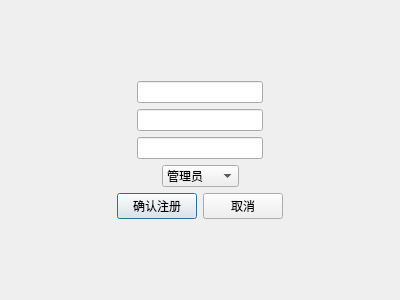
<?xml version="1.0" encoding="UTF-8"?>
<ui version="4.0">
 <class>RegisterDialog</class>
 <widget class="QDialog" name="RegisterDialog">
  <property name="geometry">
   <rect>
    <x>0</x>
    <y>0</y>
    <width>400</width>
    <height>300</height>
   </rect>
  </property>
  <property name="windowTitle">
   <string>Dialog</string>
  </property>
  <layout class="QVBoxLayout" name="verticalLayout_2">
   <item>
    <layout class="QVBoxLayout" name="verticalLayout">
     <item>
      <spacer name="verticalSpacer">
       <property name="orientation">
        <enum>Qt::Orientation::Vertical</enum>
       </property>
       <property name="sizeHint" stdset="0">
        <size>
         <width>20</width>
         <height>40</height>
        </size>
       </property>
      </spacer>
     </item>
     <item>
      <layout class="QHBoxLayout" name="horizontalLayout">
       <item>
        <spacer name="horizontalSpacer">
         <property name="orientation">
          <enum>Qt::Orientation::Horizontal</enum>
         </property>
         <property name="sizeHint" stdset="0">
          <size>
           <width>40</width>
           <height>20</height>
          </size>
         </property>
        </spacer>
       </item>
       <item>
        <widget class="QLineEdit" name="regUser"/>
       </item>
       <item>
        <spacer name="horizontalSpacer_2">
         <property name="orientation">
          <enum>Qt::Orientation::Horizontal</enum>
         </property>
         <property name="sizeHint" stdset="0">
          <size>
           <width>40</width>
           <height>20</height>
          </size>
         </property>
        </spacer>
       </item>
      </layout>
     </item>
     <item>
      <layout class="QHBoxLayout" name="horizontalLayout_2">
       <item>
        <spacer name="horizontalSpacer_3">
         <property name="orientation">
          <enum>Qt::Orientation::Horizontal</enum>
         </property>
         <property name="sizeHint" stdset="0">
          <size>
           <width>40</width>
           <height>20</height>
          </size>
         </property>
        </spacer>
       </item>
       <item>
        <widget class="QLineEdit" name="regPwd">
         <property name="echoMode">
          <enum>QLineEdit::EchoMode::Password</enum>
         </property>
        </widget>
       </item>
       <item>
        <spacer name="horizontalSpacer_4">
         <property name="orientation">
          <enum>Qt::Orientation::Horizontal</enum>
         </property>
         <property name="sizeHint" stdset="0">
          <size>
           <width>40</width>
           <height>20</height>
          </size>
         </property>
        </spacer>
       </item>
      </layout>
     </item>
     <item>
      <layout class="QHBoxLayout" name="horizontalLayout_3">
       <item>
        <spacer name="horizontalSpacer_5">
         <property name="orientation">
          <enum>Qt::Orientation::Horizontal</enum>
         </property>
         <property name="sizeHint" stdset="0">
          <size>
           <width>40</width>
           <height>20</height>
          </size>
         </property>
        </spacer>
       </item>
       <item>
        <widget class="QLineEdit" name="regPwd2">
         <property name="echoMode">
          <enum>QLineEdit::EchoMode::Password</enum>
         </property>
        </widget>
       </item>
       <item>
        <spacer name="horizontalSpacer_6">
         <property name="orientation">
          <enum>Qt::Orientation::Horizontal</enum>
         </property>
         <property name="sizeHint" stdset="0">
          <size>
           <width>40</width>
           <height>20</height>
          </size>
         </property>
        </spacer>
       </item>
      </layout>
     </item>
     <item>
      <layout class="QHBoxLayout" name="horizontalLayout_4">
       <item>
        <spacer name="horizontalSpacer_7">
         <property name="orientation">
          <enum>Qt::Orientation::Horizontal</enum>
         </property>
         <property name="sizeHint" stdset="0">
          <size>
           <width>40</width>
           <height>20</height>
          </size>
         </property>
        </spacer>
       </item>
       <item>
        <widget class="QComboBox" name="cbxRole">
         <item>
          <property name="text">
           <string>管理员</string>
          </property>
         </item>
         <item>
          <property name="text">
           <string>普通用户</string>
          </property>
         </item>
        </widget>
       </item>
       <item>
        <spacer name="horizontalSpacer_8">
         <property name="orientation">
          <enum>Qt::Orientation::Horizontal</enum>
         </property>
         <property name="sizeHint" stdset="0">
          <size>
           <width>40</width>
           <height>20</height>
          </size>
         </property>
        </spacer>
       </item>
      </layout>
     </item>
     <item>
      <layout class="QHBoxLayout" name="horizontalLayout_5">
       <item>
        <spacer name="horizontalSpacer_9">
         <property name="orientation">
          <enum>Qt::Orientation::Horizontal</enum>
         </property>
         <property name="sizeHint" stdset="0">
          <size>
           <width>40</width>
           <height>20</height>
          </size>
         </property>
        </spacer>
       </item>
       <item>
        <widget class="QPushButton" name="btnOk">
         <property name="text">
          <string>确认注册</string>
         </property>
        </widget>
       </item>
       <item>
        <widget class="QPushButton" name="btnCancel">
         <property name="text">
          <string>取消</string>
         </property>
        </widget>
       </item>
       <item>
        <spacer name="horizontalSpacer_10">
         <property name="orientation">
          <enum>Qt::Orientation::Horizontal</enum>
         </property>
         <property name="sizeHint" stdset="0">
          <size>
           <width>40</width>
           <height>20</height>
          </size>
         </property>
        </spacer>
       </item>
      </layout>
     </item>
     <item>
      <spacer name="verticalSpacer_2">
       <property name="orientation">
        <enum>Qt::Orientation::Vertical</enum>
       </property>
       <property name="sizeHint" stdset="0">
        <size>
         <width>20</width>
         <height>40</height>
        </size>
       </property>
      </spacer>
     </item>
    </layout>
   </item>
  </layout>
 </widget>
 <resources/>
 <connections/>
</ui>
